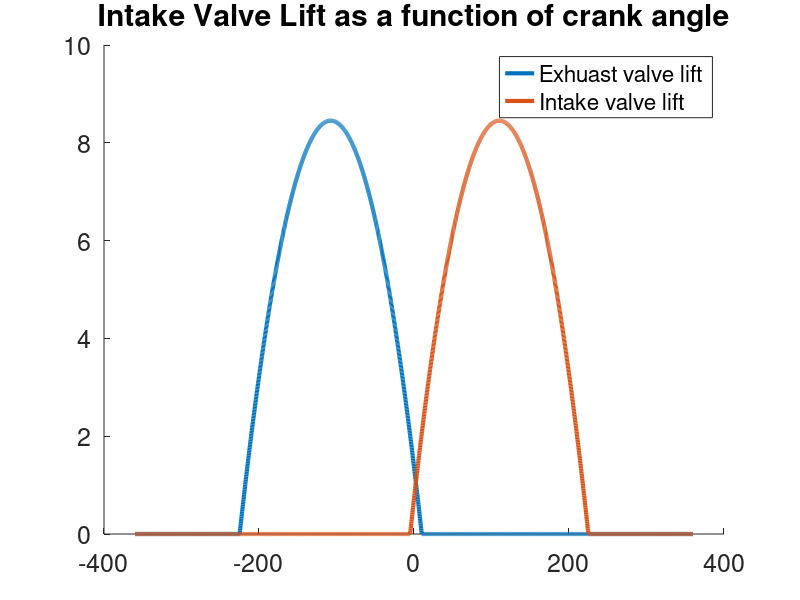
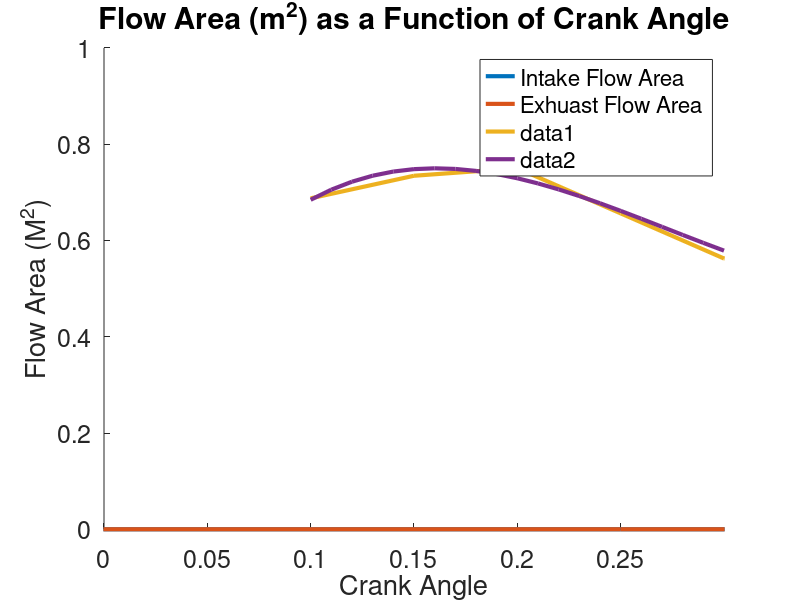
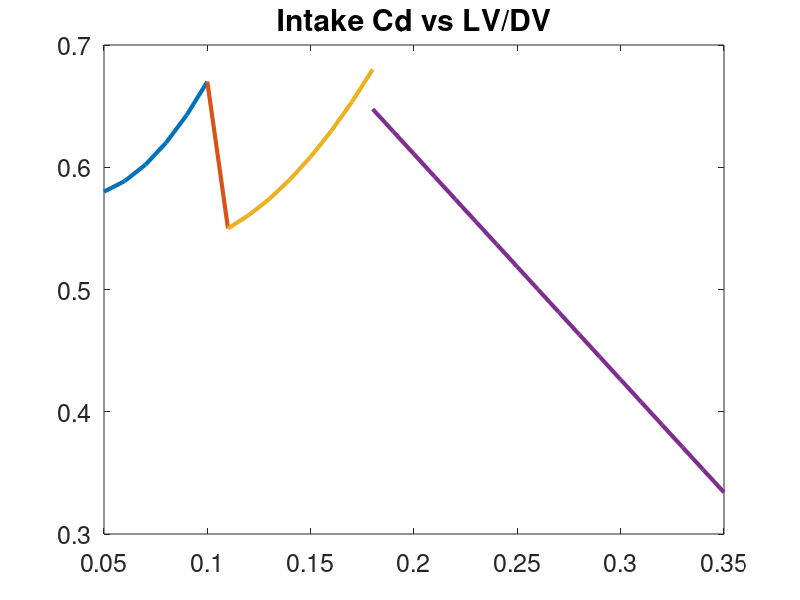
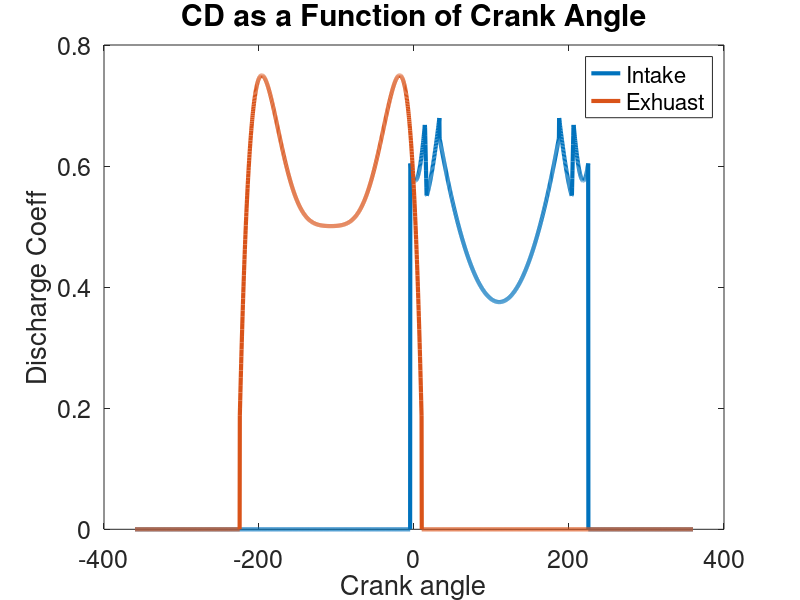

Reproduce these figures in MATLAB, in order. (Note: this script raises an error after producing the figures.)
%Air intate
clear all
clc
close all

set(0, 'DefaultAxesFontWeight', 'normal', ...
      'DefaultAxesFontSize', 18, ...
      'DefaultAxesFontAngle', 'normal', ... 
      'DefaultAxesFontWeight', 'normal', ... 
      'DefaultAxesTitleFontWeight', 'bold', ...
      'DefaultAxesTitleFontSizeMultiplier', 1.2) ;
set(groot,'defaultLineLineWidth',3)
bore = 7.045/100;
r_bs =  1.1
stroke = bore/r_bs;
max_v_lift = .12 * bore; %meter
%max_v_lift = .005
x = [-360 : .25: 360];
y1 = -1*(x.^2 -220*x - 1125);

max_y =max(y1);
% Recreating Heywood 225
intake_lift = -(max_v_lift/max_y)*(x.^2 -220*x - 1125);

hold on
y2 = -1.*(x.^2 + 215*x - 2250);
max_2 = max(y2);


exhuast_lift = -1 * (max_v_lift/max_2) .*(x.^2 + 215*x - 2250);
for i = 1:length(intake_lift)
    if intake_lift(i) < 0
        intake_lift(i) = 0;
    end
    
    if exhuast_lift(i) < 0
        exhuast_lift(i) = 0;
    end
end

plot(x, exhuast_lift*1000);
plot(x,intake_lift*1000);
title('Intake Valve Lift as a function of crank angle')
ylim([0,10]);
legend('Exhuast valve lift','Intake valve lift')
%set(gcf, 'Units', 'Normalized', 'OuterPosition', [0, 0.04, 1, 0.96]);
%saveas(gcf,'Valve Lift vs Crank.png')

for i = 1:length(intake_lift)
    if intake_lift(i) < 0
        intake_lift(i) = 0;
    end
    
    if exhuast_lift(i) < 0
        exhuast_lift(i) = 0;
    end
end

%%

% Fuerg 5.11
% 2 times 
D_in = .333 * bore;
D_ex = .29 * bore ;

%D_in = .25 * bore
%D_ex = .23 * bore

DS_in = .21 * D_in;
DS_ex = .24 * D_ex;

DV_in = 1.1 * D_in;
DV_ex = 1.1*D_ex;

DP_in = D_in;
DP_ex = D_ex;

% USe 221 nd 222 to find rest
w_ex = D_ex * (1.11 - 1)/2;
w_in = D_in * (1.11 - 1)/2; %P 221, 30 degrees

DM_in = DV_in - w_in
DM_ex = DV_ex - w_ex

B = 30 * pi/180;

for i = 1: length(intake_lift)
    if (w_in /(sin(B) * cos(B))) > intake_lift(i) && intake_lift(i)>0
        Am_in(i) = pi * intake_lift(i)*cos(B) * (DV_in - 2*w_in + (intake_lift(i)/2)*sin(2* B));
        disp('I 1')
    elseif (((((DP_in^2 - DS_in^2)/(4*(DM_in)))^2 - w_in^2)^(1/2) + w_in * tan(B)) >= intake_lift(i) ...
            && (w_in /(sin(B) * cos(B))) < intake_lift(i) ...
            && intake_lift(i)>0)
        Am_in(i) = pi *  DM_in * sqrt((intake_lift(i) - w_in * tan(B))^2 + w_in^2);
        disp('I2')
    elseif intake_lift(i)>0
        Am_in(i) = pi * (DP_in^2 - DS_in^2)/4;
        disp('I3')
    else
        Am_in(i) = 0;

    end
end

for i = 1: length(exhuast_lift)
    if (w_ex /(sin(B) * cos(B))) > exhuast_lift(i) && exhuast_lift(i)>0
        Am_ex(i) = pi * exhuast_lift(i)*cos(B) * (DV_ex - 2*w_ex + (exhuast_lift(i)/2)*sin(2* B));

    elseif sqrt(((DP_ex^2 - DS_ex^2)/(4*(DM_ex)))^2  - w_ex^2) + w_ex * tan(B) >= exhuast_lift(i) && exhuast_lift(i)>0
        Am_ex(i) = pi *  (DM_ex) * sqrt((exhuast_lift(i) - w_ex * tan(B))^2 + w_ex^2);     

    elseif exhuast_lift(i)>0
        Am_ex(i) = pi * (DP_ex^2 - DS_ex^2)/4;

    else
         Am_ex(i) = 0;
    end
    
end
 
figure
hold on 
plot(x,Am_in)
plot(x, Am_ex)

legend('Intake', 'Exhuast')
title('Flow Area (m^2) as a Function of Crank Angle')
legend('Intake Flow Area', 'Exhuast Flow Area')
ylabel('Flow Area (M^2)')
xlabel('Crank Angle')
%set(gcf, 'Units', 'Normalized', 'OuterPosition', [0, 0.04, 1, 0.96]);
%saveas(gcf,'Flow Area vs Crank.png')


%% ex
cd_ex = .5 + .5 .* [  1.2 1.5 1.6 1 .4 .2 0]./3.2


lv_dv_ex = [.1 .15 .2 .25 .3 .35 .4]
plot(lv_dv_ex, cd_ex)
fit = polyfit(lv_dv_ex, cd_ex,  3)
val = polyval(fit, .1:.01:.3)
hold on
plot(.1:.01:.3, val)
ylim([0 1])
xlim([0 .3])

%% intake Cd vs lv/dv
figure

l_in1 = [.05 .08 .1]
c_1 = [.58 .62 .67]

l_in2 = [.1 .11]
c_2 = [.67 .55] 

l_in3 = [.11 .14 .18]
c_3 = [.55 .59 .68]

l_in4 = [.18 .21 .24 .28]
c_4 = [.68 .55 .53 .48]

fit1 = polyfit(l_in1, c_1,  3)
val1 = polyval(fit1, .05:.01:.1)
plot(.05:.01:.1, val1)
hold on
fit2 = polyfit(l_in2, c_2,  1)
val2 = polyval(fit2, l_in2)
plot(l_in2, val2)

fit3 = polyfit(l_in3, c_3,  2)
val3 = polyval(fit3, .11:.01:.18)
plot(.11:.01:.18, val3)

fit4 = polyfit(l_in4, c_4,  1)
val4 = polyval(fit4, .18:.01:.35)
plot(.18:.01:.35, val4)

title('Intake Cd vs LV/DV')
%%


for i = 1: length(intake_lift)
    lv_dv(i) = intake_lift(i)/DV_in;
    if lv_dv(i) < .1 && lv_dv(i) > 0
        CD_in(i) = polyval(fit1, lv_dv(i));
    elseif lv_dv(i) <= .11 && lv_dv(i) > 0
        CD_in(i) = polyval(fit2, lv_dv(i));
    elseif lv_dv(i) <= .18 && lv_dv(i) > 0
        CD_in(i) = polyval(fit3, lv_dv(i));
    elseif lv_dv(i) > 0 
        CD_in(i) = polyval(fit4, lv_dv(i));
    else
        CD_in(i) = 0;
    end
    
    
    lv_dv2(i) = exhuast_lift(i)/DV_ex;
    CD_ex(i) = polyval(fit, lv_dv2(i));
    if exhuast_lift(i) == 0
        CD_ex(i) = 0;
    end
    
    
end 
figure
plot(x, CD_in)
hold on
plot(x, CD_ex)
title('CD as a Function of Crank Angle')
xlabel('Crank angle')
ylabel("Discharge Coeff")
legend('Intake', 'Exhuast')
%set(gcf, 'Units', 'Normalized', 'OuterPosition', [0, 0.04, 1, 0.96]);
%saveas(gcf,'CD vs Crank.png')
%%
N = 5000
N = 150000
for theta = 0:360
    time = (theta/360) * (1/(N/60));
end

%% Exhuast
ind = 1;
N = 800: 25: 10000;
%N = 5000
for j = 1 : length(N)
    V_eff(ind) = 1;
    choke(ind) = 0
    reverse(ind) = 0
    To = 300 ;%k
    Tf = 1.9286e+03 ;%k
    gamma = calc_gamma(To);
    P_external_e = 100000;
    %P_external_e = 50000;
    %P_external_e = 101325
    % 101325; %pa TODO TRY
    P_external_in = 101325;
    %P_external_in = 651325;
    R = 287;
    Co = sqrt(gamma * R * To);
    P_cylinder_e = 6.6417e+05; 
    P_cylinder_e = 4.6417e+05;% Pascals
    %P_cylinder_e = 1.5e+05; % Pascals
    rho_cylinder = P_cylinder_e/(R * To); %Kg/m3
    Ma = 3.335683867042752e-04; %Kg
    % D_ex is diamter
    %x = [-360 : 1: 360];
    theta = [-360 : .25 :  360];
    time = (theta./360) .* (1/(N(j)/60)); %seconds
    for i = 1:length(theta)
        v(i) = calc_volume(theta(i));
    end

    temp = Tf;
    pressure = P_cylinder_e * ones(1,length(theta));
    mass = Ma;
    d_mass_d_time = 0;
    delta_t = time(2) - time(1);
    rho = rho_cylinder;
    m1 = Ma;

    for i = 1:length(theta)-1
        rho(i) = pressure(i)/(R * temp(i));
        m1(i) = rho(i)*v(i);
        ex_lift = exhuast_lift(i);
        in_lift = intake_lift(i);
        min_area_ex = Am_ex(i); %meters
        min_area_in = Am_in(i);
        gamma = calc_gamma(temp(i));
        Cd_ex = CD_ex(i);
        Cd_in = CD_in(i);
        m_dot(i) = 0;
        ex_close = 10;
        in_open = -5;
        if theta(i) < ex_close
            r1(i) = P_external_e/pressure(i);
            if pressure(i) > P_external_e 
                 
                %could make rho consrtant i gues?
                if (min_area_ex > 0)
                    %m_dot(i) = -1*Cd * rho(i) * min_area * Co * sqrt((2/(gamma-1)) * ((P_external_e/pressure(i))^(2/gamma) - ...
                    %(P_external_e/pressure(i))^((gamma+1)/gamma))) ;
                    m_dot(i) = m_dot(i) + -2 * (((Cd_ex * min_area_ex * pressure(i))/sqrt(R * temp(i)))...
                        * r1(i)^(1/gamma) * sqrt(((2 * gamma)/(gamma - 1)) * (1 - r1(i)^((gamma -1)/gamma))));
                else
                    m_dot(i) = 0;
                end

                % Choked flow?
                velocity(i) = abs(m_dot(i))/(rho(i) * min_area_ex);
                sound_speed(i) = sqrt(gamma * R *  temp(i));

                %if velocity(i) > sound_speed(i)
                if r1(i) <= (2/(gamma + 1))^(gamma/(gamma - 1))/15 && m_dot(i)<0
                    %m_dot(i) = -1 * Cd * rho_cylinder * min_area * Co *(2/(gamma + 1))...
                       % ^ ((gamma + 1)/(2 *(gamma - 1)));
                     m_dot(i) = -2 * Cd_ex * pressure(i) * min_area_ex * (gamma /Co) *(2/(gamma + 1))...
                        ^ ((gamma + 1)/(2 *(gamma - 1)));

                   %m_dot(i) = -1 * ((CD_ex(i) * min_area * P_external_e)/sqrt(R * temp(i)))...
                   % *sqrt(gamma) * (2/(gamma + 1))^((gamma + 1)/(2*(gamma - 1))) ;
                    disp('choke')
                    choke(ind) = choke(ind) + 1;
                    disp(N(j))
                end
            else
                
                if (min_area_ex > 0)
                % Flow into cylinder from exhuast
                    m_dot(i) = 2 * Cd_ex * rho(i) * min_area_ex * Co * sqrt((2/(gamma-1))...
                        * ((P_external_e/pressure(i))^(-2/gamma) - ...
                    (r1(i))^(-1*(gamma+1)/gamma)));
                    reverse(ind) = reverse(ind) + 1;
                    %disp('reverse')
                else
                    m_dot(i) = 0;
                end
            end
            
        end
        
%             
%         elseif 
%             %overlap
%             % overlaps -5 and 15
%             same as above
%             may not needif statement
            
            
        if theta(i) >= in_open 
            %m_dot(i) = 0;
            if theta(i) == -5
                 mass_start = mass(i);
            end
            
            r2(i) = pressure(i)/P_external_in;
            % flow in
            %if min_area_in <= 0
                 %m_dot(i) = m_dot(i);
        %else
            if pressure(i) < P_external_in
                 
                m_dot(i) = m_dot(i) + 2 * (((Cd_in * min_area_in * P_external_in)/sqrt(R * temp(i)))...
                    * r2(i)^(1/gamma) * sqrt(((2 * gamma)/(gamma - 1)) * (1 - r2(i)^((gamma -1)/gamma))));
                    
                    %disp('not reverse ')
                    %disp(theta(i))
                % Choked flow?
                %velocity(i) = abs(m_dot(i))/(rho(i) * min_area_ex);
                %sound_speed(i) = sqrt(gamma * R *  temp(i));

                %if velocity(i) > sound_speed(i)
                if r2(i) <= ((2/(gamma + 1))^(gamma/(gamma - 1)))/15 
                    %m_dot(i) = -1 * Cd * rho_cylinder * min_area * Co *(2/(gamma + 1))...
                       % ^ ((gamma + 1)/(2 *(gamma - 1)));
                     m_dot(i) =  m_dot(i) + 2  * Cd_in * rho_cylinder * min_area_in * (gamma /Co) *(2/(gamma + 1))...
                        ^ ((gamma + 1)/(2 *(gamma - 1)));
                    
                   choke(ind) = choke(ind) + 1;
                   %m_dot(i) = -1 * ((CD_ex(i) * min_area * P_external_e)/sqrt(R * temp(i)))...
                   % *sqrt(gamma) * (2/(gamma + 1))^((gamma + 1)/(2*(gamma - 1))) ;
                    %disp('choke')
                    %disp(j)
                end
            else
                % Flow out of cylinder into inlet
                    m_dot(i) = m_dot(i) + -2 * Cd_in * rho(i) * min_area_in * Co * sqrt((2/(gamma-1))...
                        * ((r2(i))^(-2/gamma) - (r2(i))^(-1*(gamma+1)/gamma)));
                    reverse(ind) = reverse(ind) + 1;
                    disp('reverse')
                    disp(N(j))
            end
            %m_dot(i) = 0;
            
        end   

        d_mass_d_time = m_dot(i);
        mass(i + 1) = max(mass(i) + delta_t * d_mass_d_time, .000001);
        if mass(i+1) < 0
            mass(i+1) = .00001;
        end

       if theta(i) <= -5
            temp(i+1) = temp(i);
       else
            temp(i+1) = (mass(i) * temp(i) + To * (mass(i+1) - mass(i)))/mass(i+1);
       end
       if abs(m_dot(i)) > .00001
            pressure(i + 1) =  mass(i + 1) * R * temp(i+1)/v(i+1);
       end

    end
    veff2(ind) =  mass(end)/mass(1);
    veff1(ind) = (1 - mass_start/mass(1));
    V_eff(ind) = V_eff(ind) * veff1(ind) * veff2(ind);
    
    ind = ind + 1;
    %m_dot * temp * dt + temp in * mass
end

    figure
    hold on
    plot(N, V_eff)
    plot(N, veff1)
    plot(N, veff2)
    grid 
    title('Volumetric Efficency vs RPM')
    legend('Exhuast', 'Intake', 'Total')
    
    %%
    
    figure
    plot(theta, mass)
    title('Air mass in cylinder during exhuast as a function of crank angle')
    
    figure
    plot(theta, temp)
    title('temp')
    %set(gcf, 'Units', 'Normalized', 'OuterPosition', [0, 0.04, 1, 0.96]);
    %saveas(gcf,'Air mass exhaust vs crank.png')

    figure
    plot(theta(1:end-1), m_dot)
    title('M dot during exhuast as a function of crank angle')
    %set(gcf, 'Units', 'Normalized', 'OuterPosition', [0, 0.04, 1, 0.96]);
    %saveas(gcf,'M dot vs Crank Angle.png')

    
 %%   
%     %U = sqrt(2* gamma/(gamma - 1) * (Po/rho0) * (1 - (Pv/Po)^((gamma - 1)/gamma)))
% 
%     %plot( theta(1 :720), rho)
%     %plot( theta, mass)
%     figure
%     plot(theta(1:720), sound_speed)
%     hold on
%     plot(theta(1:720), velocity)
%     title('sound speed & velo vs theta')
%%
    figure
    plot(theta(1:end-1), rho)
    title('rho vs theta')

  
%%
    figure
    plot( theta, pressure)
    title('Pressure of cylinder during exhuast as a function of crank angle')
    line([theta(1),theta(end)],[101000,101000])
    %set(gcf, 'Units', 'Normalized', 'OuterPosition', [0, 0.04, 1, 0.96]);
    %saveas(gcf,'P exhuast vs crank.png')
%%
    figure
    plot(theta, mass)
    title('Air mass in cylinder during exhuast as a function of crank angle')
    %set(gcf, 'Units', 'Normalized', 'OuterPosition', [0, 0.04, 1, 0.96]);
    %saveas(gcf,'Air mass exhaust vs crank.png')

    figure
    plot(theta(1:end-1), m_dot)
    title('M dot during exhuast as a function of crank angle')
    %set(gcf, 'Units', 'Normalized', 'OuterPosition', [0, 0.04, 1, 0.96]);
    %saveas(gcf,'M dot vs Crank Angle.png')

%% 
figure 
plot(theta, v)
 title('Vol as a function of crank angle')
 
 %%
 N = 800: 25: 10000
figure
hold on
plot(N, V_eff)
plot(N, veff1)
plot(N, veff2)
grid 
title('Volumetric Efficency vs RPM')
legend('Exhuast', 'Intake', 'Total')